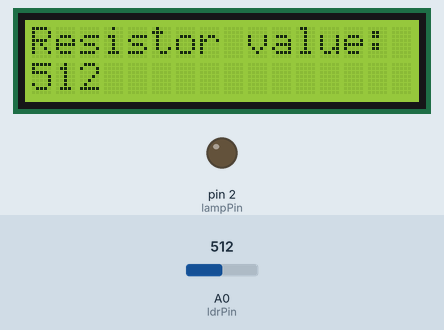
This sketch was run on a simulated Arduino Uno, built with avr-gcc and run on an emulated ATmega328P. Parts: 16×2 character LCD, output pins drawn as LEDs (lit = HIGH). The test bench sets the inputs (shaded band); at power-on: A0 (ldrPin) = 512.

Above: at 1.2 s.
1.3 s: A0 (ldrPin) set to 385
At 2.1 s:
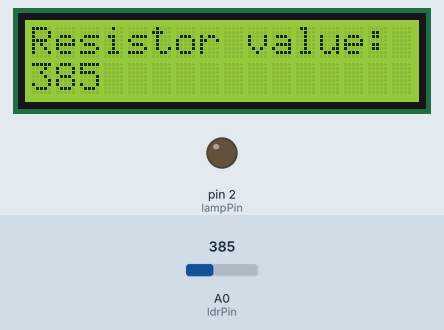
3.0 s: A0 (ldrPin) set to 353
At 3.8 s:
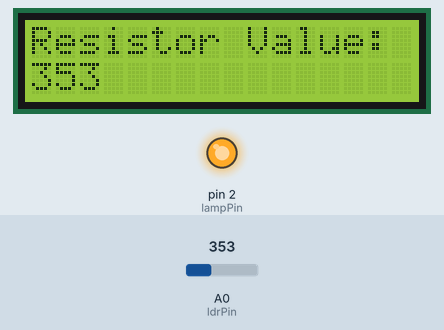
4.5 s: A0 (ldrPin) set to 380
At 5.5 s:
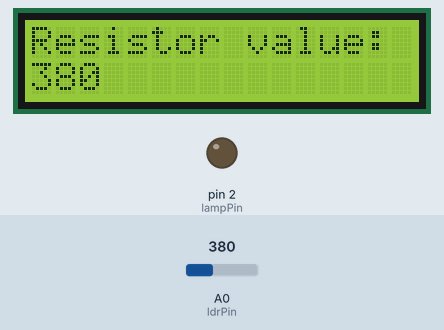
Timing chart, 0 to 7.5 s (numbered marks = the images above; inputs shaded):
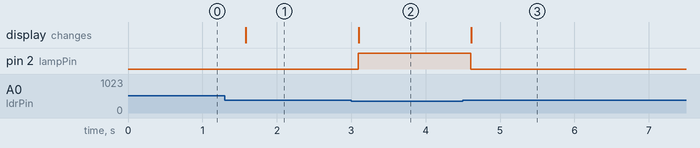

The sketch:

Street_Lamp_Code.ino
```cpp
#include <LiquidCrystal.h>

LiquidCrystal lcd(4, 6, 10, 11, 12, 13);

int ldrPin=A0;
int lampPin=2;
int SensorOut=0;


void setup() {
  lcd.begin(16,2);
  pinMode(lampPin, OUTPUT);
}

void loop() {
  SensorOut=analogRead(ldrPin);

  if (SensorOut < 370){
    digitalWrite(lampPin, HIGH);
    lcd.clear();
    lcd.setCursor(0,0);
    lcd.print("Resistor Value: ");
    lcd.setCursor(0,1);
    lcd.print(SensorOut);
    }
  else{
    digitalWrite(lampPin, LOW);
    lcd.clear();
    lcd.setCursor(0,0);
    lcd.print("Resistor value: ");
    lcd.setCursor(0,1);
    lcd.print(SensorOut);

    }
    delay(500);

}
```

Measured:
- the behaviour switches between 370 and 369 on A0 (ldrPin) (found by bisection; images 1 and 2)
- after the input at 1.3 s, the display: changes after 0.28 s (image 1)
- after the input at 3.0 s, pin 2 (lampPin): LOW → HIGH after 0.09 s; the display: changes after 0.10 s (image 2)
- after the input at 4.5 s, pin 2 (lampPin): HIGH → LOW after 0.11 s; the display: changes after 0.11 s (image 3)
